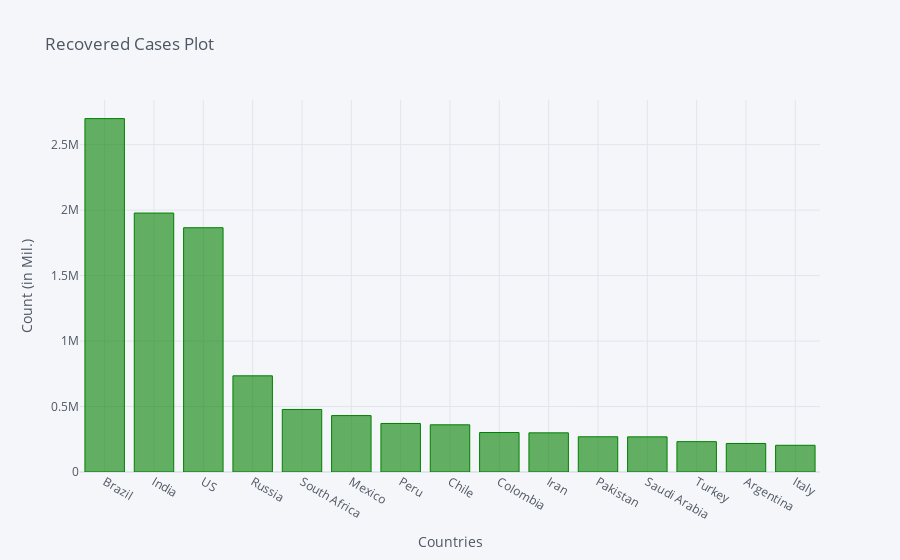

Notebook cell for this chart:
### Code cell
recovered_df2_plot.iplot(kind='bar', x='Country/Region', y='8/17/20',color='green',
                         title='Recovered Cases Plot',xTitle='Countries',yTitle='Count (in Mil.)')

### Figure 1 — Plotly figure (JSON) as saved in the notebook; plotly's stock layout.template omitted (floating-point values rounded to 4 significant figures)
{"data": [{"marker": {"color": "rgba(0, 128, 0, 0.6)", "line": {"color": "rgba(0, 128, 0, 1.0)", "width": 1}}, "name": "8/17/20", "orientation": "v", "text": "", "type": "bar", "x": ["Brazil", "India", "US", "Russia", "South Africa", "Mexico", "Peru", "Chile", "Colombia", "Iran", "Pakistan", "Saudi Arabia", "Turkey", "Argentina", "Italy"], "y": [2699080, 1977671, 1865580, 734573, 477671, 430840, 370717, 360385, 301525, 299157, 269087, 268385, 231971, 217850, 203968]}], "layout": {"legend": {"bgcolor": "#F5F6F9", "font": {"color": "#4D5663"}}, "paper_bgcolor": "#F5F6F9", "plot_bgcolor": "#F5F6F9", "title": {"font": {"color": "#4D5663"}, "text": "Recovered Cases Plot"}, "xaxis": {"gridcolor": "#E1E5ED", "showgrid": true, "tickfont": {"color": "#4D5663"}, "title": {"font": {"color": "#4D5663"}, "text": "Countries"}, "zerolinecolor": "#E1E5ED"}, "yaxis": {"gridcolor": "#E1E5ED", "showgrid": true, "tickfont": {"color": "#4D5663"}, "title": {"font": {"color": "#4D5663"}, "text": "Count (in Mil.)"}, "zerolinecolor": "#E1E5ED"}}}
